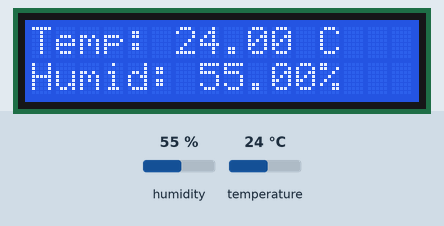
Simulated run of this sketch. Board: Arduino Uno, built with avr-gcc and run on an emulated ATmega328P. On the bench: 16×2 character LCD. The test bench sets the inputs (shaded band); at power-on: humidity 55 %, temperature 24 °C. What the sketch prints to the serial monitor is not drawn.

Above: at 1.2 s.
1.3 s: humidity set to 22 %
At 2.9 s:
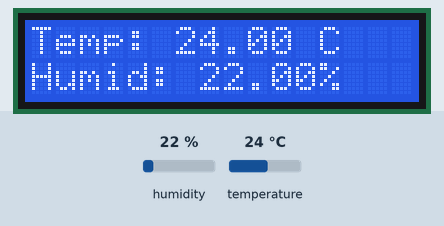
4.1 s: temperature set to 12 °C
At 5.2 s:
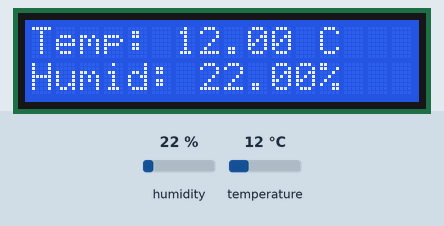
6.9 s: humidity set to 40 %
At 9.5 s:
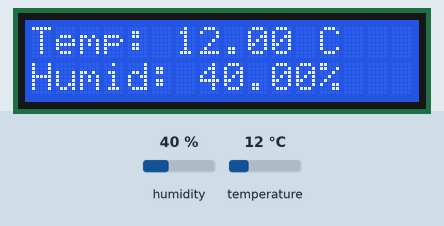
9.8 s: temperature set to 19 °C
At 10.9 s:
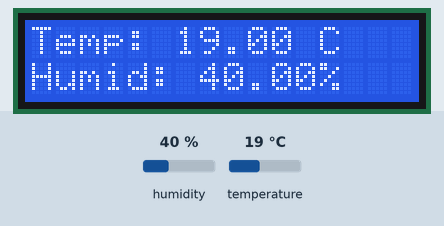
Timing chart, 0 to 12.8 s (numbered marks = the images above; inputs shaded):
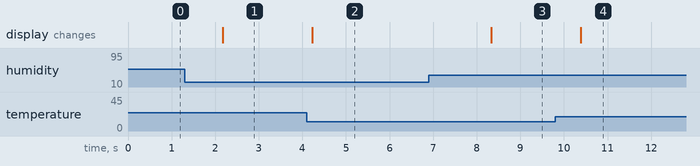

Measured:
- after the input at 1.3 s, the display: changes after 0.87 s (image 1)
- after the input at 4.1 s, the display: changes after 0.12 s (image 2)
- after the input at 6.9 s, the display: changes after 1.4 s (image 3)
- after the input at 9.8 s, the display: changes after 0.59 s (image 4)

The sketch:

DHT11_LCDI2C_TempHumLcd.ino
```cpp
// (licence header left out)
#include <dht.h>
#include <Wire.h>
#include <LCD.h>
#include <LiquidCrystal_I2C.h>

#define PIN_DHT11 2
#define DELAY_MS 2000

dht DHT;

LiquidCrystal_I2C  lcd(0x27, 2, 1, 0, 4, 5, 6, 7); // 0x27 is the I2C bus address for an unmodified backpack

void setup() {
  Serial.begin(9600);

  lcd.begin (16, 2); // for 16x2 LCD module
  lcd.setBacklightPin(3, POSITIVE);
  lcd.setBacklight(HIGH);
}

void loop() {
  int chk = DHT.read11(PIN_DHT11);

  lcd.clear();

  Serial.print("Temperature: ");
  Serial.print(DHT.temperature);
  Serial.print("°C");
  lcd.setCursor (0, 0);
  lcd.print("Temp: ");
  lcd.print(DHT.temperature);
  lcd.print(" C");

  Serial.print(", Humidity: ");
  Serial.print(DHT.humidity);
  Serial.print("%");
  Serial.print("\n");
  lcd.setCursor (0, 1);
  lcd.print("Humid: ");
  lcd.print(DHT.humidity);
  lcd.print("%");

  delay(DELAY_MS);
}
```
